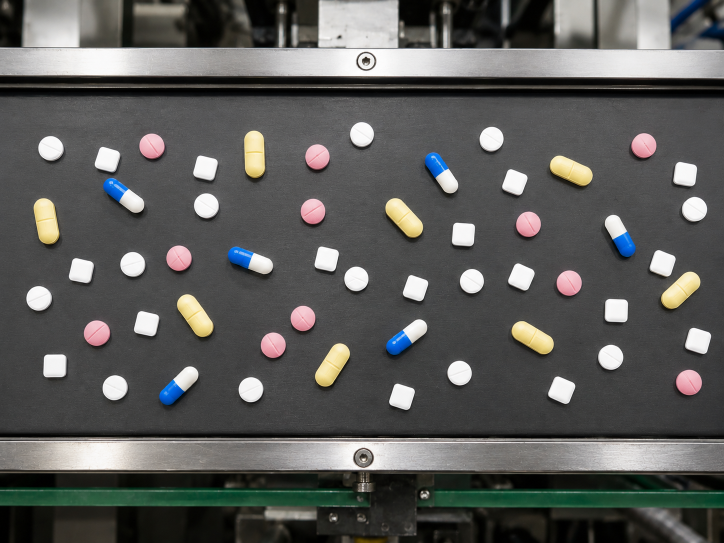
#> input picture imagenes/pills.png, 1448 x 1086 px, found by its file name (shown at 1/2 size)
$ python 'Ejercicio 1 - TP1 - Diez, Duvia - PDI12026.py'
#> lines starting #> are read from the running program, lines starting #| are printed output that depends on the picture; after the words box and inside, x2 and y2 are one past the last pixel; in counts of white or black regions, pixels touching at a corner belong together
"""
 TUIA - Procesamiento de Imágenes I
    TP2 - Problema 1A: Segmentación del área de la cinta transportadora (ROI)

    Estrategia:
 La imagen tiene una estructura vertical clara:
    - Fondo superior / inferior oscuro
    - Borde metálico superior (muy brillante, ~200 de gris)
    - Línea de separación oscura (transición abrupta)
    - CINTA (ROI): fondo oscuro ~60-90 con pastillas encima  <-- lo que queremos
    - Línea de separación oscura (transición abrupta)
    - Borde metálico inferior (brillante, ~165 de gris)
    - Base / suelo

"""

import cv2
import numpy as np

# ─── 1. CARGA ──────────────────────────────────────────────────────────────────
IMAGE_PATH="imagenes\pills.png"
img = cv2.imread(IMAGE_PATH)
#> img is the input picture: shape (1086, 1448, 3); mean B, G, R 88.9, 91, 90.8
if img is None:
    raise FileNotFoundError(f"No se pudo cargar la imagen: {IMAGE_PATH}")

gray_full = cv2.cvtColor(img, cv2.COLOR_BGR2GRAY)   # unidad: color
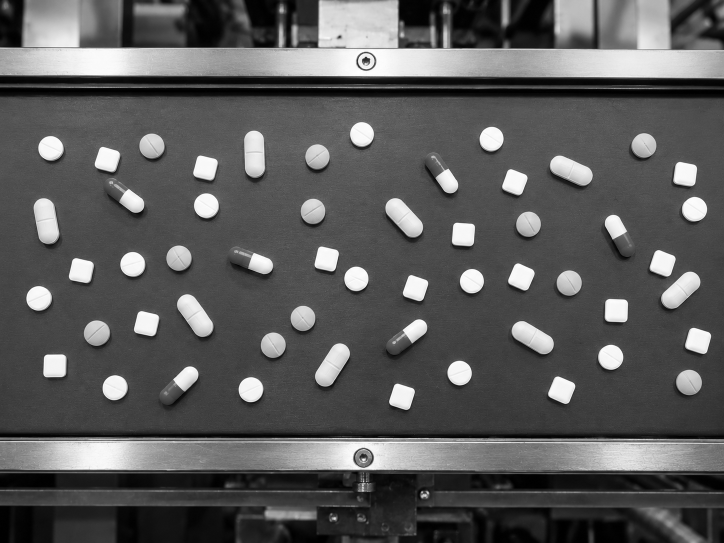
#> gray_full: shape (1086, 1448) (shown at 1/2 size); min 0, max 255, mean 90.7
h_img, w_img = gray_full.shape
print(f"[INFO] Imagen cargada: {w_img}x{h_img} px")
#| [INFO] Imagen cargada: 1448x1086 px

# ─── 2. EXTRAER ROI (cinta transportadora) ────────────────────────────────────
row_means   = np.mean(gray_full, axis=1).astype(np.float32)
#> row_means = 1086 values, max 205.3 at index 112, min 0.499 at index 183, mean 90.71
profile_2d  = row_means.reshape(1, h_img)
smoothed_2d = cv2.GaussianBlur(profile_2d, (1, 31), sigmaX=0)   # Filtra_frecuencial
smooth      = smoothed_2d.reshape(h_img)
#> smooth has the same summary as row_means

BRIGHT_THRESH, DARK_THRESH = 120, 50
belt_top = belt_bottom = None

found_bright_top = False
for r in range(h_img):
    if smooth[r] > BRIGHT_THRESH: found_bright_top = True
    if found_bright_top and smooth[r] < DARK_THRESH:
        for r2 in range(r, h_img):
            if smooth[r2] > 30: belt_top = r2; break
        break

found_bright_bot = False
for r in range(h_img - 1, -1, -1):
    if smooth[r] > BRIGHT_THRESH: found_bright_bot = True
    if found_bright_bot and smooth[r] < DARK_THRESH:
        for r2 in range(r, -1, -1):
            if smooth[r2] > 30: belt_bottom = r2; break
        break


roi      = img[belt_top:belt_bottom, 0:w_img]
roi_gray = cv2.cvtColor(roi, cv2.COLOR_BGR2GRAY)    # Color
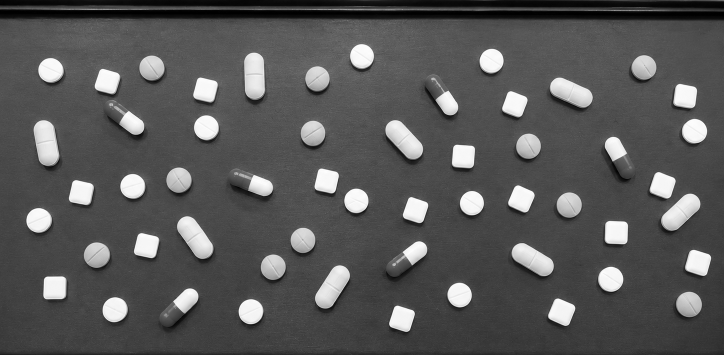
#> roi_gray: shape (710, 1448) (shown at 1/2 size); min 0, max 255, mean 87.7
roi_hsv  = cv2.cvtColor(roi, cv2.COLOR_BGR2HSV)     # Color
#> roi_hsv: shape (710, 1448, 3); mean H, S, V 64.8, 12.6, 90.8
h_roi, w_roi = roi_gray.shape
print(f"[INFO] ROI extraída: {w_roi}x{h_roi} px  (filas {belt_top}-{belt_bottom})")
#| [INFO] ROI extraída: 1448x710 px  (filas 156-866)

# ─── 3. PREPROCESAMIENTO ──────────────────────────────────────────────────────
blurred = cv2.GaussianBlur(roi_gray, (5, 5), 0)    # Filtra_frecuencial
print("[INFO] Suavizado Gaussiano aplicado (kernel 5x5)")

# ─── 4. UMBRALIZACIÓN DE OTSU ─────────────────────────────────────────────────
ret, mask = cv2.threshold(blurred, 0, 255, cv2.THRESH_BINARY + cv2.THRESH_OTSU)  # Segmentacion
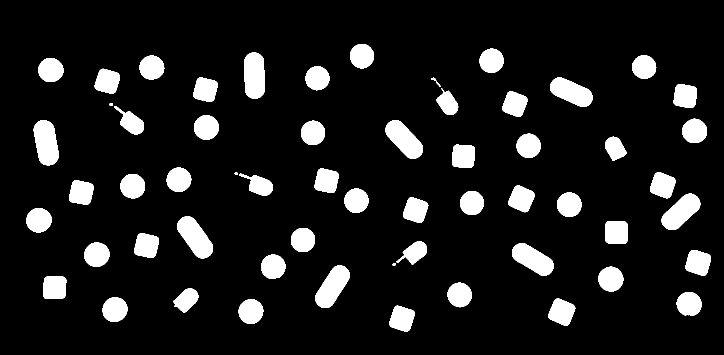
#> mask: shape (710, 1448) (shown at 1/2 size); 10.9% white; 58 white regions, largest, box (x1, y1, x2, y2) and area: (354, 432, 426, 517) 3475, (67, 240, 118, 331) 3436, (630, 531, 700, 616) 3400
#> ret = 146
print(f"[INFO] Umbral Otsu calculado: {ret:.0f}")
#| [INFO] Umbral Otsu calculado: 146

# ─── 5. MORFOLOGÍA ────────────────────────────────────────────────────────────
kernel_morph = cv2.getStructuringElement(cv2.MORPH_ELLIPSE, (5, 5))  # Morfologia
mask = cv2.morphologyEx(mask, cv2.MORPH_CLOSE, kernel_morph, iterations=2)
mask = cv2.morphologyEx(mask, cv2.MORPH_OPEN,  kernel_morph, iterations=1)
#> mask: shape (710, 1448); 10.9% white; 59 white regions (2 under 20 px)
print("[INFO] Operaciones morfológicas aplicadas (CLOSE x2, OPEN x1)")

# ─── 6. DETECCIÓN DE CONTORNOS ────────────────────────────────────────────────
contours_raw, _ = cv2.findContours(mask, cv2.RETR_EXTERNAL, cv2.CHAIN_APPROX_SIMPLE)  # Segmentacion
#> contours_raw = 59 contours, 4 with area under 20; largest, box (x1, y1, x2, y2) and area: (354, 432, 426, 517) 3373, (67, 240, 118, 331) 3326, (630, 531, 700, 616) 3298, (488, 105, 530, 198) 3242, (771, 240, 846, 318) 3216
MIN_AREA = 100
contours = [c for c in contours_raw if cv2.contourArea(c) > MIN_AREA]
#> contours = 54 contours; largest, box (x1, y1, x2, y2) and area: (354, 432, 426, 517) 3373, (67, 240, 118, 331) 3326, (630, 531, 700, 616) 3298, (488, 105, 530, 198) 3242, (771, 240, 846, 318) 3216
print(f"[INFO] Contornos: {len(contours_raw)} totales → {len(contours)} válidos (área > {MIN_AREA})")
#| [INFO] Contornos: 59 totales → 54 válidos (área > 100)

# ─── 7. CLASIFICACIÓN ─────────────────────────────────────────────────────────
# Máscara global de color azul (para CAB)
BLUE_LO = np.array([95,  60,  60])
BLUE_HI = np.array([135, 255, 255])
blue_global = cv2.inRange(roi_hsv, BLUE_LO, BLUE_HI)   # Segmentacion (inRange)
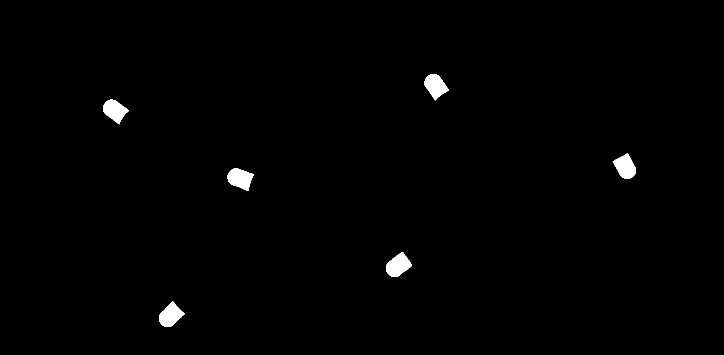
#> blue_global: shape (710, 1448) (shown at 1/2 size); 0.9% white; 6 white regions, box (x1, y1, x2, y2) and area: (772, 504, 824, 554) 1599, (455, 337, 508, 382) 1558, (318, 603, 370, 654) 1545, (849, 148, 898, 201) 1524, (1225, 306, 1272, 358) 1494, (206, 199, 258, 249) 1486

pills = []

for c in contours:
    area  = cv2.contourArea(c)
    perim = cv2.arcLength(c, True)

    # Circularidad: 4π·A / P²  (1.0 = círculo, ~0.785 = cuadrado)
    circ = (4 * np.pi * area / perim**2) if perim > 0 else 0

    # Aspect ratio con rectángulo mínimo rotado
    rect   = cv2.minAreaRect(c)
    rw, rh = rect[1]
    ar     = max(rw, rh) / (min(rw, rh) + 1e-5)

    # Bounding box para extraer color y contar píxeles azules
    x, y, bw, bh = cv2.boundingRect(c)

    # Color HSV promedio DENTRO del contorno (cmask)
    cmask = np.zeros(roi_gray.shape, dtype=np.uint8)
    cv2.drawContours(cmask, [c], -1, 255, -1)
    mean_hsv = cv2.mean(roi_hsv, mask=cmask)
    H, S, V  = mean_hsv[0], mean_hsv[1], mean_hsv[2]

    blue_px = cv2.countNonZero(blue_global[y:y+bh, x:x+bw])

    # ── Reglas de clasificación ───────────────────────────────────────────
    # Orden de prioridad: CAB → CA → RR → CB → RB
    if blue_px > 100:
        # Muchos píxeles azules en la región → cápsula azul/blanca
        tipo = 'CAB'
    elif ar > 1.8 and area > 2500 and S > 50:
        # Elongada, grande y saturada → cápsula amarilla
        tipo = 'CA'
    elif ar < 1.3 and S > 40:
        # Compacta y saturada (rosa/magenta) → redonda rosa
        tipo = 'RR'
    elif ar < 1.3 and S < 15 and circ < 0.855:
        # Compacta, blanca, baja circularidad → cuadrada blanca
        # Círculo: circ ~0.86-0.91 | Cuadrado: circ ~0.77-0.84
        tipo = 'CB'
    elif ar < 1.3 and S < 15:
        # Compacta, blanca, alta circularidad → redonda blanca
        tipo = 'RB'
    else:
        tipo = '??'

    pills.append({
        'contour': c,
        'area':    area,
        'ar':      ar,
        'circ':    circ,
        'H': H, 'S': S, 'V': V,
        'blue_px': blue_px,
        'tipo':    tipo,
        'bbox':    (x, y, bw, bh),
        'rect':    rect,
    })
#> this loop made 54 passes
#> (area, perim, circ, rect, rw, rh, ar, x) on passes 6, 15, 29, 34: (1457, 150.7, 0.807, ((373.1, 599.1), (51.15, 33.34), -43.73), 51.15, 33.34, 1.53, 347), (1374.5, 158.4, 0.688, ((829, 505.1), (54.6, 32.6), -36.87), 54.6, 32.6, 1.67, 803), (1472.5, 199.1, 0.467, ((509.8, 367.6), (33.47, 73.38), -69.44), 33.47, 73.38, 2.19, 478), (1323, 146.9, 0.771, ((1229, 295.4), (33.21, 45.61), -28.81), 33.21, 45.61, 1.37, 1210)
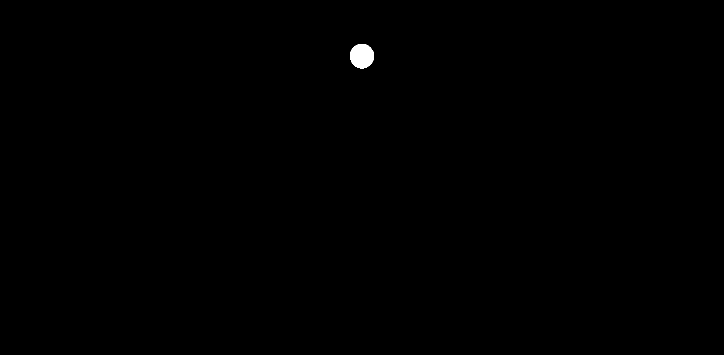
#> cmask: shape (710, 1448) (shown at 1/2 size); 0.18% white; 1 white region, box (x1, y1, x2, y2) and area: (700, 88, 748, 137) 1854

# ─── 8. ASIGNAR IDs ───────────────────────────────────────────────────────────
contadores = {}
for p in pills:
    t = p['tipo']
    contadores[t] = contadores.get(t, 0) + 1
    p['id'] = f"{t}{contadores[t]}"
#> this loop made 54 passes

# ─── 9. INFORME POR CONSOLA ───────────────────────────────────────────────────
nombres = {
    'CAB': 'Cápsula Azul/Blanca',
    'CA' : 'Cápsula Amarilla   ',
    'RR' : 'Redonda Rosa       ',
    'CB' : 'Cuadrada Blanca    ',
    'RB' : 'Redonda Blanca     ',
    '??' : 'Sin clasificar     ',
}

print("\n" + "="*62)
print("  RESULTADOS - DETECCIÓN Y CLASIFICACIÓN DE PASTILLAS")
print("="*62)
print(f"\n  Total pastillas detectadas: {len(pills)}\n")
#|   Total pastillas detectadas: 54
for tipo, cant in sorted(contadores.items()):
    nombre = nombres.get(tipo, tipo)
    print(f"  {tipo}  {nombre}  → {cant:3d} unidades")
#> this loop made 5 passes
#> (tipo, cant) on passes 1 to 5: ('CA', 8), ('CAB', 6), ('CB', 15), ('RB', 14), ('RR', 11)
#> (printed output is left out)

print("\n" + "-"*62)
print(f"  {'ID':<8} {'Tipo':<5} {'Area':>5} {'AR':>5} {'Circ':>5} {'S':>5} {'BlPx':>5}")
print("-"*62)
for p in sorted(pills, key=lambda x: x['id']):
    print(f"  {p['id']:<8} {p['tipo']:<5} {p['area']:>5.0f} "
          f"{p['ar']:>5.2f} {p['circ']:>5.3f} {p['S']:>5.1f} {p['blue_px']:>5}")
print("="*62)

# ─── 10. IMAGEN RESULTADO CON ETIQUETAS ───────────────────────────────────────
result = img.copy()

COLOR = {
    'CAB': (255, 100,   0),
    'CA' : (  0, 200, 255),
    'RR' : ( 60,  60, 255),
    'CB' : (180, 180, 180),
    'RB' : (220, 220, 220),
    '??' : (  0, 255,   0),
}

FONT       = cv2.FONT_HERSHEY_SIMPLEX
FONT_SCALE = 0.45
THICKNESS  = 1

for p in pills:
    c     = p['contour']
    color = COLOR.get(p['tipo'], (0, 255, 0))
    c_offset = c + np.array([[[0, belt_top]]])
    cv2.drawContours(result, [c_offset], -1, color, 2)
    x, y, bw, bh = p['bbox']
    y_orig = y + belt_top
    label  = p['id']
    (tw, th), _ = cv2.getTextSize(label, FONT, FONT_SCALE, THICKNESS)
    cv2.rectangle(result, (x, y_orig - th - 4), (x + tw + 2, y_orig), color, -1)
    cv2.putText(result, label, (x + 1, y_orig - 3), FONT, FONT_SCALE, (0, 0, 0), THICKNESS)
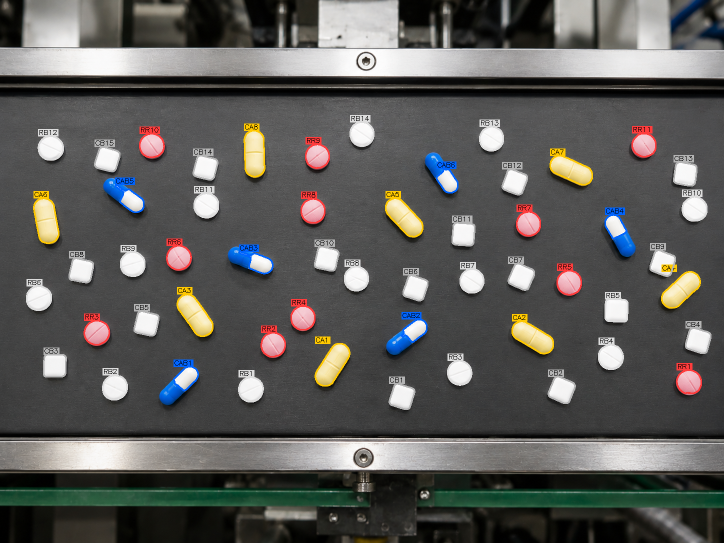
#> result: shape (1086, 1448, 3) (shown at 1/2 size); 3.67% of pixels changed, all inside (x1, y1, x2, y2) = (52, 230, 1423, 820)

# Leyenda
leyenda_y = 20
cv2.rectangle(result, (5, 5), (230, 130), (30, 30, 30), -1)
#> result: shape (1086, 1448, 3); 1.81% of pixels changed, all inside (x1, y1, x2, y2) = (5, 5, 231, 131)
for tipo, nombre in nombres.items():
    if tipo in contadores:
        color = COLOR.get(tipo, (255,255,255))
        cv2.rectangle(result, (10, leyenda_y-10), (25, leyenda_y+2), color, -1)
        cv2.putText(result, f"{tipo}: {contadores.get(tipo,0)}  ({nombre.strip()})",
                    (30, leyenda_y), FONT, 0.38, (255,255,255), 1)
        leyenda_y += 22
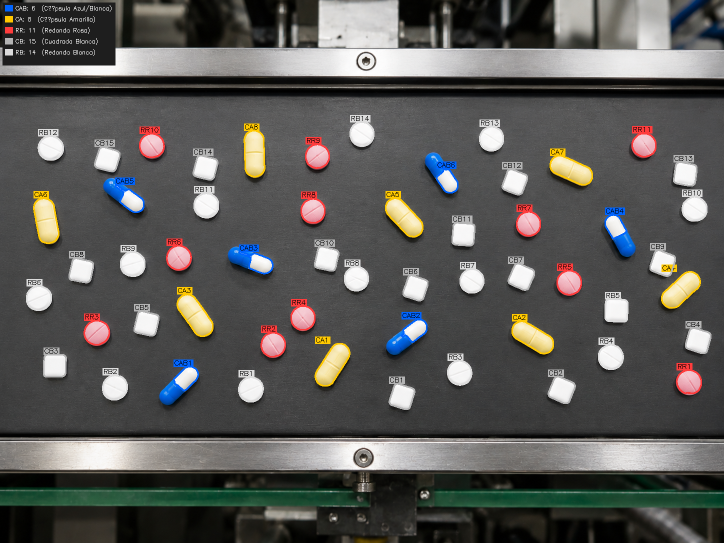
#> result: shape (1086, 1448, 3) (shown at 1/2 size); mean B, G, R 87.5, 90, 90.7


cv2.imshow('Resultado - Deteccion y Clasificacion', result)
cv2.waitKey(0)
cv2.destroyAllWindows()
